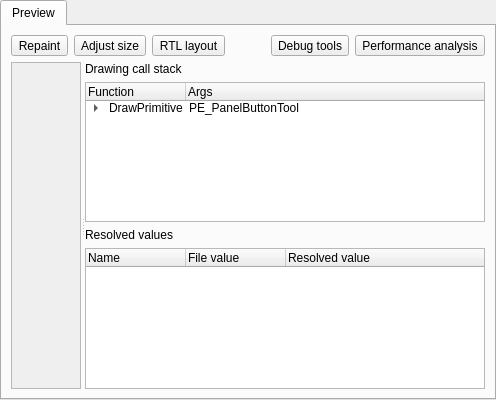
     <widget class="QTabWidget" name="previewTab">
      <property name="currentIndex">
       <number>0</number>
      </property>
      <widget class="QWidget" name="tabWidgetPage1_2">
       <attribute name="icon">
        <iconset resource="ThemeBuilderUIBase.qrc">
         <normaloff>:/icon/pixmaps/preview.png</normaloff>:/icon/pixmaps/preview.png</iconset>
       </attribute>
       <attribute name="title">
        <string>Preview</string>
       </attribute>
       <layout class="QGridLayout" name="gridLayout_8">
        <item row="0" column="0">
         <layout class="QGridLayout" name="gridLayout">
          <item row="0" column="4">
           <widget class="QToolButton" name="debugBtn">
            <property name="sizePolicy">
             <sizepolicy hsizetype="Maximum" vsizetype="Maximum">
              <horstretch>0</horstretch>
              <verstretch>0</verstretch>
             </sizepolicy>
            </property>
            <property name="text">
             <string>Debug tools</string>
            </property>
            <property name="icon">
             <iconset resource="ThemeBuilderUIBase.qrc">
              <normaloff>:/icon/pixmaps/debug.png</normaloff>:/icon/pixmaps/debug.png</iconset>
            </property>
            <property name="popupMode">
             <enum>QToolButton::InstantPopup</enum>
            </property>
            <property name="toolButtonStyle">
             <enum>Qt::ToolButtonTextBesideIcon</enum>
            </property>
           </widget>
          </item>
          <item row="0" column="1">
           <widget class="QToolButton" name="toolButton_3">
            <property name="sizePolicy">
             <sizepolicy hsizetype="Maximum" vsizetype="Maximum">
              <horstretch>0</horstretch>
              <verstretch>0</verstretch>
             </sizepolicy>
            </property>
            <property name="text">
             <string>Adjust size</string>
            </property>
            <property name="icon">
             <iconset resource="ThemeBuilderUIBase.qrc">
              <normaloff>:/icon/pixmaps/adjustsize.png</normaloff>:/icon/pixmaps/adjustsize.png</iconset>
            </property>
            <property name="toolButtonStyle">
             <enum>Qt::ToolButtonTextBesideIcon</enum>
            </property>
           </widget>
          </item>
          <item row="0" column="5">
           <widget class="QToolButton" name="toolButton_2">
            <property name="sizePolicy">
             <sizepolicy hsizetype="Maximum" vsizetype="Maximum">
              <horstretch>0</horstretch>
              <verstretch>0</verstretch>
             </sizepolicy>
            </property>
            <property name="text">
             <string>Performance analysis</string>
            </property>
            <property name="icon">
             <iconset resource="ThemeBuilderUIBase.qrc">
              <normaloff>:/icon/pixmaps/optimize.png</normaloff>:/icon/pixmaps/optimize.png</iconset>
            </property>
            <property name="toolButtonStyle">
             <enum>Qt::ToolButtonTextBesideIcon</enum>
            </property>
           </widget>
          </item>
          <item row="0" column="3">
           <spacer name="horizontalSpacer_8">
            <property name="orientation">
             <enum>Qt::Horizontal</enum>
            </property>
            <property name="sizeHint" stdset="0">
             <size>
              <width>40</width>
              <height>20</height>
             </size>
            </property>
           </spacer>
          </item>
          <item row="0" column="2">
           <widget class="QToolButton" name="toolButton_4">
            <property name="text">
             <string>RTL layout</string>
            </property>
            <property name="icon">
             <iconset resource="ThemeBuilderUIBase.qrc">
              <normaloff>:/icon/pixmaps/righttoleft.png</normaloff>:/icon/pixmaps/righttoleft.png</iconset>
            </property>
            <property name="checkable">
             <bool>true</bool>
            </property>
            <property name="toolButtonStyle">
             <enum>Qt::ToolButtonTextBesideIcon</enum>
            </property>
           </widget>
          </item>
          <item row="0" column="0">
           <widget class="QToolButton" name="toolButton">
            <property name="sizePolicy">
             <sizepolicy hsizetype="Maximum" vsizetype="Maximum">
              <horstretch>0</horstretch>
              <verstretch>0</verstretch>
             </sizepolicy>
            </property>
            <property name="text">
             <string>Repaint</string>
            </property>
            <property name="icon">
             <iconset resource="ThemeBuilderUIBase.qrc">
              <normaloff>:/icon/pixmaps/insertimage.png</normaloff>:/icon/pixmaps/insertimage.png</iconset>
            </property>
            <property name="toolButtonStyle">
             <enum>Qt::ToolButtonTextBesideIcon</enum>
            </property>
           </widget>
          </item>
         </layout>
        </item>
        <item row="1" column="0">
         <widget class="QSplitter" name="splitter_2">
          <property name="orientation">
           <enum>Qt::Horizontal</enum>
          </property>
          <widget class="QScrollArea" name="scrollArea">
           <property name="widgetResizable">
            <bool>true</bool>
           </property>
           <widget class="QWidget" name="scrollAreaWidgetContents">
            <property name="geometry">
             <rect>
              <x>0</x>
              <y>0</y>
              <width>343</width>
              <height>94</height>
             </rect>
            </property>
            <zorder>callStackTree</zorder>
           </widget>
          </widget>
          <widget class="QWidget" name="">
           <layout class="QGridLayout" name="gridLayout_5">
            <item row="3" column="0">
             <widget class="QTreeWidget" name="resolvedValuesTree">
              <column>
               <property name="text">
                <string>Name</string>
               </property>
              </column>
              <column>
               <property name="text">
                <string>File value</string>
               </property>
              </column>
              <column>
               <property name="text">
                <string>Resolved value</string>
               </property>
              </column>
             </widget>
            </item>
            <item row="1" column="0">
             <widget class="QTreeWidget" name="callStackTree">
              <property name="alternatingRowColors">
               <bool>true</bool>
              </property>
              <column>
               <property name="text">
                <string>Function</string>
               </property>
              </column>
              <column>
               <property name="text">
                <string>Args</string>
               </property>
              </column>
              <item>
               <property name="text">
                <string>DrawPrimitive</string>
               </property>
               <property name="text">
                <string>PE_PanelButtonTool</string>
               </property>
               <item>
                <property name="text">
                 <string>RenderFrame</string>
                </property>
                <property name="text">
                 <string/>
                </property>
               </item>
               <item>
                <property name="text">
                 <string>RenderInterior</string>
                </property>
               </item>
              </item>
             </widget>
            </item>
            <item row="2" column="0">
             <widget class="QLabel" name="label_5">
              <property name="text">
               <string>Resolved values</string>
              </property>
             </widget>
            </item>
            <item row="0" column="0">
             <widget class="QLabel" name="label_4">
              <property name="text">
               <string>Drawing call stack</string>
              </property>
             </widget>
            </item>
           </layout>
          </widget>
         </widget>
        </item>
       </layout>
      </widget>
     </widget>
